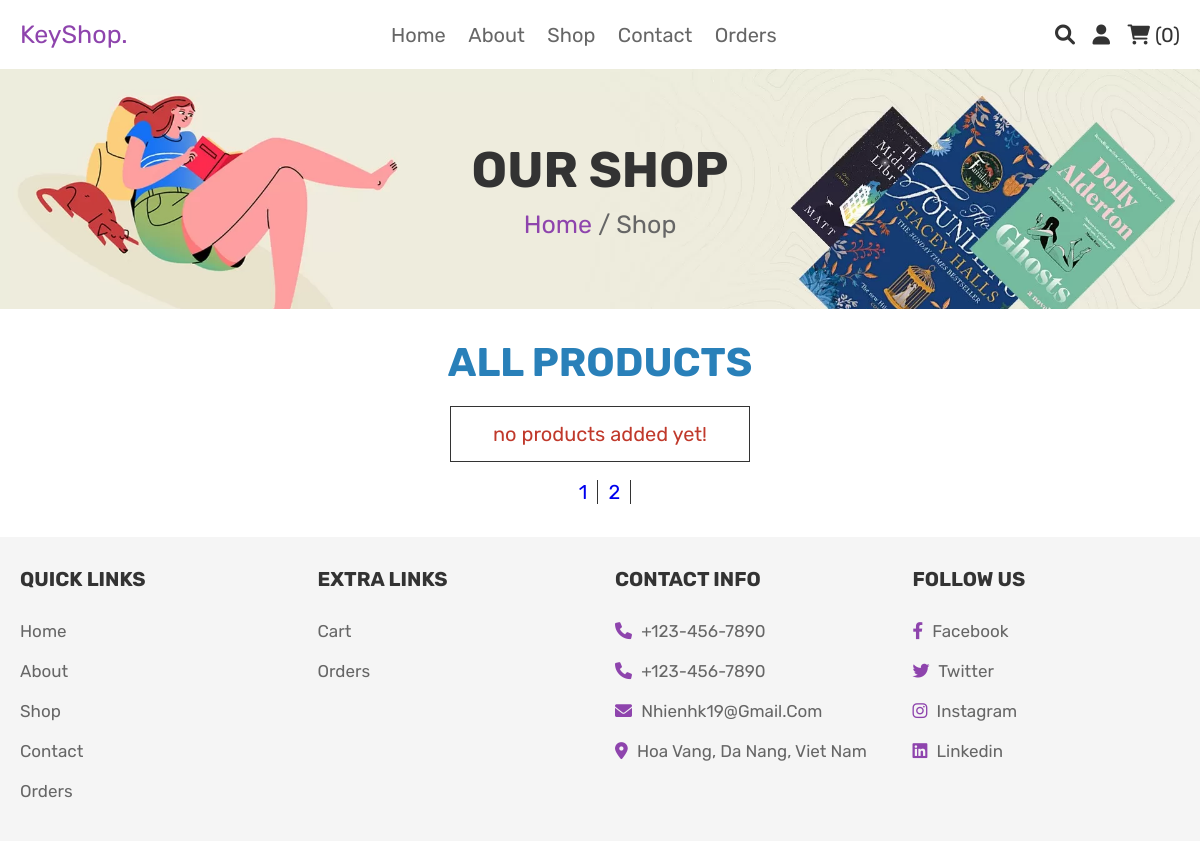
Before: /shop.php?page=3 (signed in) with the older database file.
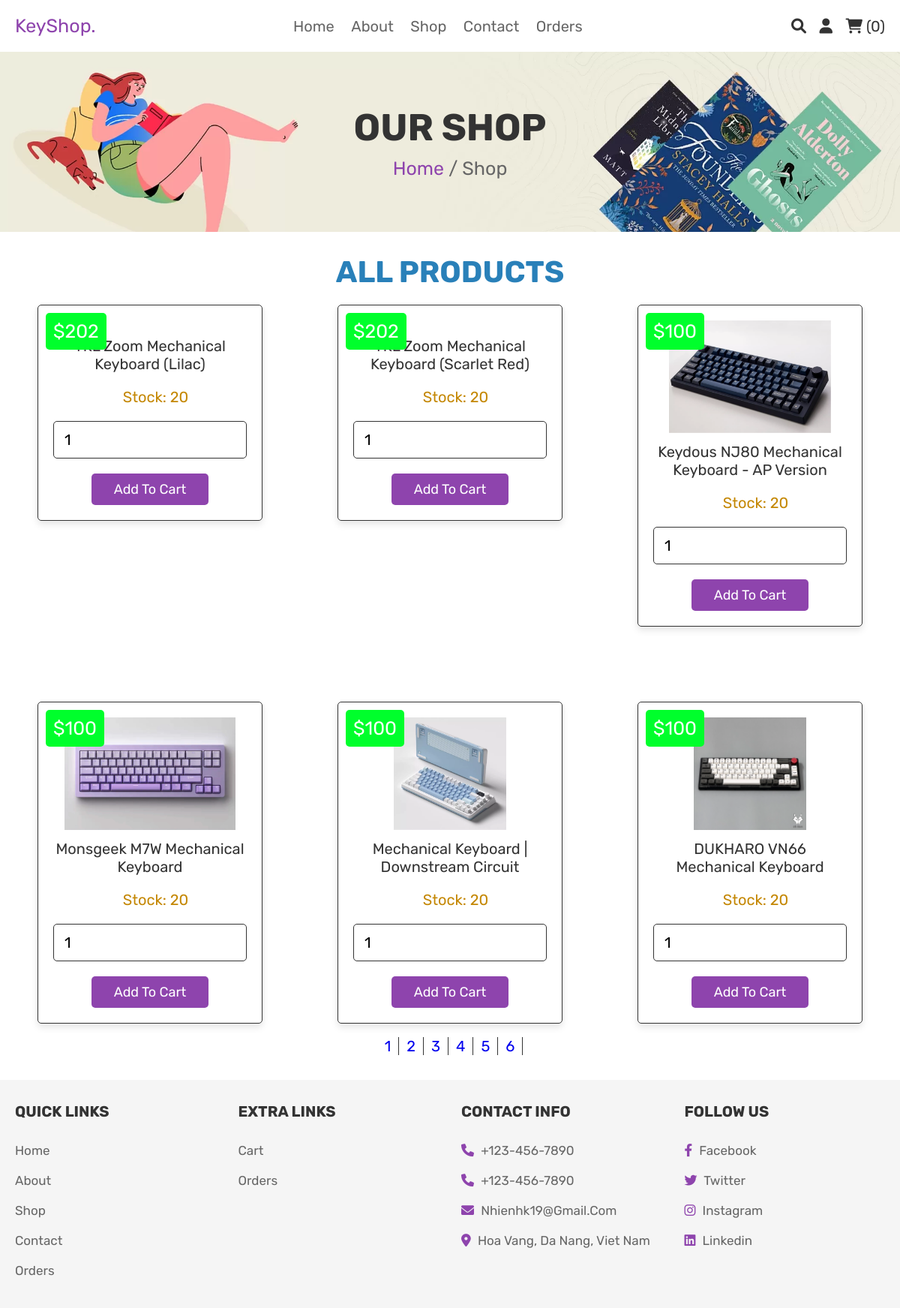
After: the same page with the newer database file.
### tables this page shows
CREATE TABLE `products` (
  `id` int(100) NOT NULL,
  `name` varchar(100) NOT NULL,
  `price` int(100) NOT NULL,
  `image` varchar(100) NOT NULL,
  `Stock` int(11) NOT NULL DEFAULT 20
);

### shop.php (the view, shortened to what this page needs)
<?php
include 'config.php';
$user_id = $_SESSION['user_id'];
$limit = 6;
$page = isset($_GET['page']) ? intval($_GET['page']) : 1;
$offset = ($page - 1) * $limit;
$select_products = mysqli_query($conn, "SELECT * FROM `products` LIMIT {$offset}, {$limit}") or die("query failed");
$countProducts = mysqli_query($conn, "SELECT COUNT(*) as total FROM `products`") or die("query failed");
$row = mysqli_fetch_assoc($countProducts);
$totalProducts = $row['total'];
$totalPages = ceil($totalProducts / $limit);
?>
<!DOCTYPE html>
<html lang="en">
<head>
    <link rel="stylesheet" href="https://cdnjs.cloudflare.com/ajax/libs/font-awesome/6.0.0/css/all.min.css">
    <link rel="stylesheet" href="css/style.css">
</head>
<body>
    <?php include 'header.php'; ?>
    <div class="heading">
        <h3>our shop</h3>
        <p> <a href="home.php">home</a> / shop </p>
    </div>
    <section class="products">
        <h1 class="title">All products</h1>
        <div class="box-container">
            <?php
            if (mysqli_num_rows($select_products) > 0) {
                while ($fetch_products = mysqli_fetch_assoc($select_products)) {
            ?>
                    <form action="" method="post" class="box">
                    <img class="image" src="uploaded_img/<?php echo $fetch_products['image']; ?>" alt="">
                        <div class="name"><?php echo $fetch_products['name']; ?></div>
                        <div class="price">$<?php echo $fetch_products['price']; ?></div>
                        <?php
                        if ($fetch_products['Stock'] != 0) {
                        ?>
                            <input class="name" style="text-align: center; display:flex;color:#c48702;" value="Stock: <?php echo $fetch_products['Stock']; ?>">
                            <input type="number" min="1" name="product_quantity" value="1" class="qty">
                            <input type="submit" value="add to cart" name="add_to_cart" class="btn">
                        <?php } else { ?>
                            <input class="name" style="text-align: center; display:flex;color:red;" value="Out of stock!!">
                        <?php } ?>
                    </form>
            <?php
                }
            } else {
                echo '<p class="empty">no products added yet!</p>';
            }
            ?>
        </div>
        <div class="pagination">
            <?php
            for ($i = 1; $i <= $totalPages; $i++) {
                $currentPage = ($page == $i) ? 'current-page' : '';
                echo '<a href="?page=' . $i . '" class="' . $currentPage . '">' . $i . '</a>';
            }
            ?>
        </div>
    </section>
    <?php include 'footer.php'; ?>
</body>
</html>

### header.php (shortened to what this page needs)
<header class="header">
    <div class="header-2">
        <div class="flex">
            <a href="home.php" class="logo">KeyShop.</a>
            <nav class="navbar">
                <a href="home.php">home</a>
                <a href="about.php">about</a>
                <a href="shop.php">shop</a>
                <a href="contact.php">contact</a>
                <a href="orders.php">orders</a>
            </nav>
            <div class="icons">
                <a href="search_page.php" class="fas fa-search"></a>
                <div id="user-btn" class="fas fa-user"></div>
                <?php
                $select_cart_number = mysqli_query($conn, "SELECT * FROM `cart` WHERE user_id = '$user_id'") or die('query failed');
                $cart_rows_number = mysqli_num_rows($select_cart_number);
                ?>
                <a href="cart.php"> <i class="fas fa-shopping-cart"></i> <span>(<?php echo $cart_rows_number; ?>)</span> </a>
            </div>
        </div>
    </div>
</header>

### footer.php
<section class="footer">
    <div class="box-container">
        <div class="box">
            <h3>quick links</h3>
            <a href="home.php">home</a>
            <a href="about.php">about</a>
            <a href="shop.php">shop</a>
            <a href="contact.php">contact</a>
            <a href="orders.php">orders</a>
        </div>
        <div class="box">
            <h3>extra links</h3>
            <a href="cart.php">cart</a>
            <a href="orders.php">orders</a>
        </div>
        <div class="box">
            <h3>contact info</h3>
            <p> <i class="fas fa-phone"></i> +123-456-7890 </p>
            <p> <i class="fas fa-phone"></i> +123-456-7890 </p>
            <p> <i class="fas fa-envelope"></i> nhienhk19@gmail.com </p>
            <p> <i class="fas fa-map-marker-alt"></i> hoa vang, da nang, viet nam </p>
        </div>
        <div class="box">
            <h3>follow us</h3>
            <a href="#"> <i class="fab fa-facebook-f"></i> facebook </a>
            <a href="#"> <i class="fab fa-twitter"></i> twitter </a>
            <a href="#"> <i class="fab fa-instagram"></i> instagram </a>
            <a href="#"> <i class="fab fa-linkedin"></i> linkedin </a>
        </div>
    </div>
</section>

### css/style.css (style rules this page uses)
:root { --purple: #8e44ad; --blue: #2980b9; --red: #c0392b; --orange: #f39c12; --black: #333; --white: #fff; --light-color: #666; --light-white: #ccc; --light-bg: #f5f5f5; --border: 0.1rem solid var(--black); --box-shadow: 0 0.5rem 1rem rgba(0, 0, 0, 0.1); }
* { font-family: "Rubik", sans-serif; margin: 0; padding: 0; box-sizing: border-box; outline: none; border: none; text-decoration: none; transition: all 0.2s linear; }
html { font-size: 62.5%; overflow-x: hidden; }
section { padding: 3rem 2rem; }
.title { text-align: center; margin-bottom: 2rem; text-transform: uppercase; color: var(--blue); font-size: 4rem; }
.btn, .option-btn, .delete-btn, .white-btn { display: inline-block; margin-top: 1rem; padding: 1rem 3rem; cursor: pointer; color: var(--white); font-size: 1.8rem; border-radius: 0.5rem; text-transform: capitalize; }
.white-btn, .btn { background-color: var(--purple); }
.heading { min-height: 30vh; display: flex; flex-flow: column; align-items: center; justify-content: center; gap: 1rem; background: url(../images/heading-bg.jpg) no-repeat; background-size: cover; background-position: center; text-align: center; text-transform: capitalize; }
.heading h3 { font-size: 5rem; color: var(--black); text-transform: uppercase; }
.heading p { font-size: 2.5rem; color: var(--light-color); }
.heading p a { color: var(--purple); }
.header .header-2 { background-color: var(--white); box-shadow: var(--box-shadow); }
.header .header-2 .flex { padding: 2rem; display: flex; align-items: center; justify-content: space-between; max-width: 1200px; margin: 0 auto; position: relative; }
.header .header-2 .flex .logo { font-size: 2.5rem; color: var(--purple); }
.header .header-2 .flex .navbar a { margin: 0 1rem; font-size: 2rem; color: var(--light-color); text-transform: capitalize; }
.header .header-2 .flex .icons > * { font-size: 2rem; color: var(--black); cursor: pointer; margin-left: 1.5rem; }
.products .box-container { max-width: 1200px; margin: 0 auto; display: grid; grid-template-columns: repeat(auto-fit, 30rem); align-items: flex-start; gap: 10rem; justify-content: center; row-gap: 10rem; }
.products .box-container .box { border-radius: .5rem; background-color: var(--white); box-shadow: var(--box-shadow); padding: 2rem; text-align: center; border: var(--border); position: relative; }
.products .box-container .box .image { height: 15rem; }
.products .box-container .box .name { padding: 1rem 0; font-size: 2rem; color: var(--black); text-transform: capitalize; }
.products .box-container .box .qty { width: 100%; padding: 1.2rem 1.4rem; border-radius: .5rem; border: var(--border); margin: 1rem 0; font-size: 2rem; }
.products .box-container .box .price { position: absolute; top: 1rem; left: 1rem; border-radius: .5rem; padding: 1rem; font-size: 2.5rem; color: var(--white); background-color: #00ff2c; }
.pagination { display: flex; justify-content: center; align-items: center; height: 3rem; margin-top: 1.5rem; }
.pagination a { font-size: 2rem; padding: 0 1rem; border-right: var(--border); }
.footer { background-color: var(--light-bg); }
.footer .box-container { max-width: 1300px; margin: 0 auto; display: grid; grid-template-columns: repeat(auto-fit, minmax(25rem, 1fr)); gap: 3rem; }
.footer .box-container .box h3 { text-transform: uppercase; color: var(--black); font-size: 2rem; padding-bottom: 2rem; }
.footer .box-container .box p, .footer .box-container .box a { display: block; font-size: 1.7rem; color: var(--light-color); padding: 1rem 0; text-transform: capitalize; }
.footer .box-container .box p i, .footer .box-container .box a i { color: var(--purple); padding-right: .5rem; }
.empty { padding: 1.5rem; text-align: center; border: var(--border); background-color: var(--white); color: var(--red); font-size: 2rem; }

Changed rows visible on the page:
added products: name "TKL Zoom Mechanical Keyboard (Lilac)", price "202", Stock "Stock: 20"
added products: name "TKL Zoom Mechanical Keyboard (Scarlet Red)", price "202", Stock "Stock: 20"
added products: image (picture), name "Keydous NJ80 Mechanical Keyboard - AP Version", price "100", Stock "Stock: 20"
added products: image (picture), name "Monsgeek M7W Mechanical Keyboard", price "100", Stock "Stock: 20"
added products: image (picture), name "Mechanical Keyboard | Downstream Circuit", price "100", Stock "Stock: 20"
added products: image (picture), name "DUKHARO VN66 Mechanical Keyboard", price "100", Stock "Stock: 20"
Other visible differences:
new list line: "3"
new list line: "4"
new list line: "5"
new list line: "6"
text no longer shown: "no products added yet!"
